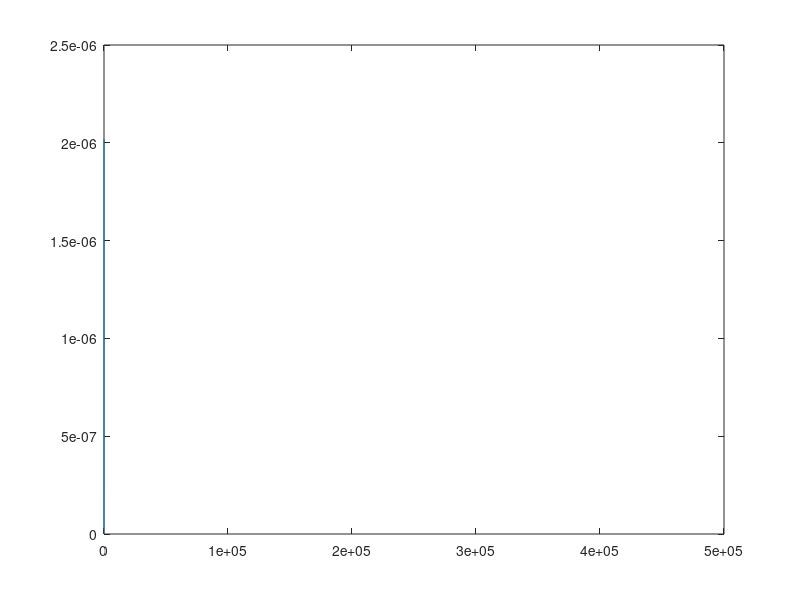
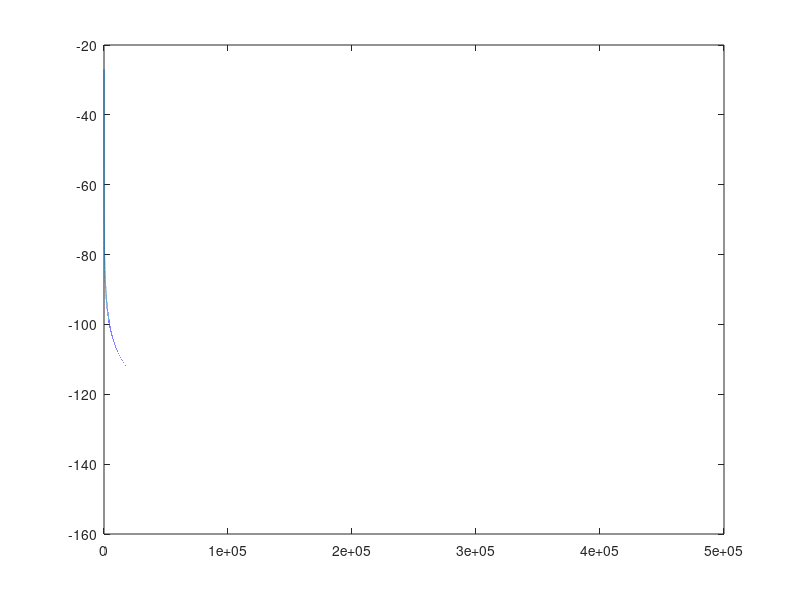
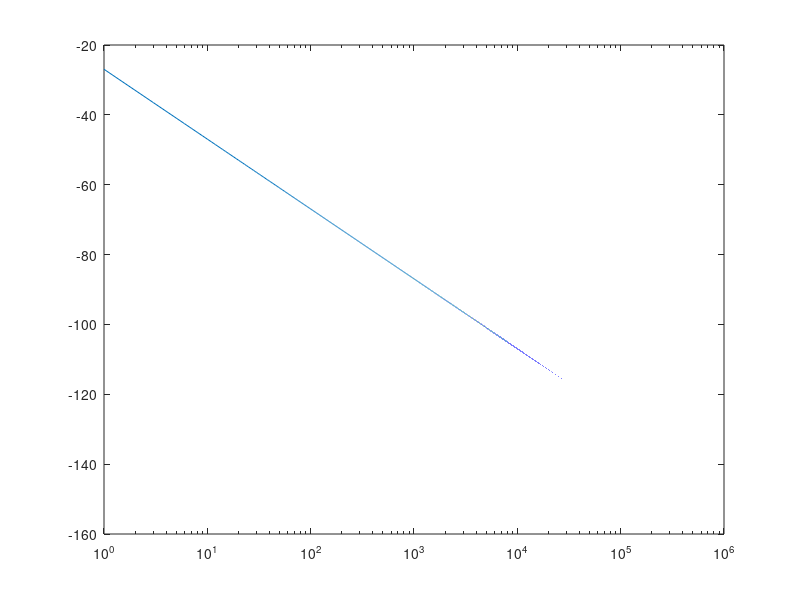
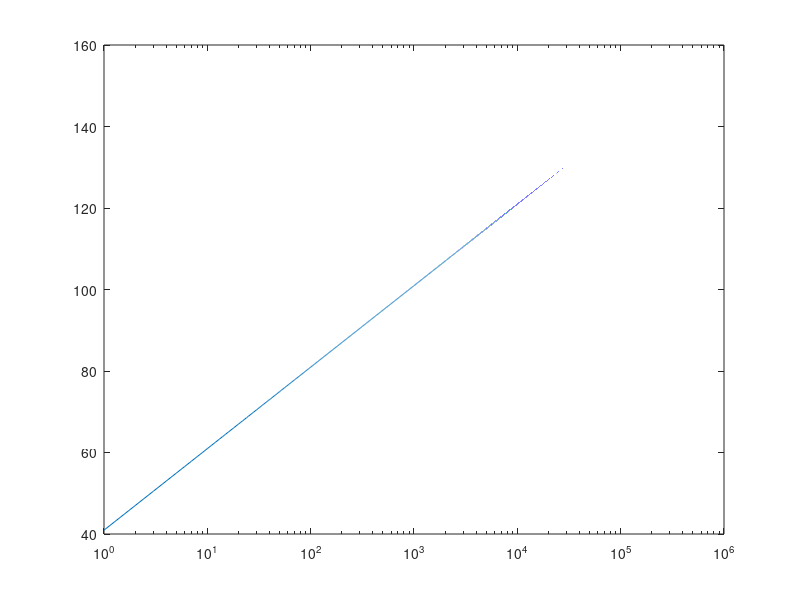

Here is the MATLAB script that generated these plots, in order:
clear all;
close all;
clc;

d = [1:1:500e3]; % vetor distancia
Pt_dBm = 14;     % potencia de transmissão
Gt_dBi = 2.55;   % ganho da antena TX
Gr_dBi = 2.55;   % ganho de antena RX
L_dB = 6;        % fator de perda do sistema
fc = 2.4e9;      % frequencia

lambda = 3e8/fc;           %comprimento de onda
Pt = 10^(Pt_dBm/10)*1e-3;
Gt = 10^(Gt_dBi/10);
Gr = 10^(Gr_dBi/10);
L = 10^(L_dB/10);

Pr = (Pt*Gr*Gt*(lambda^2))./((4*pi)^2*d.^2*L); % potencia recebida

Pr_dBm = 10*log10(Pr./1e-3);

figure(1)
plot(d,Pr);

figure(2)
plot(d,Pr_dBm);

figure(3)
semilogx(d,Pr_dBm);

PL_dB = 10*log10(Pt./Pr); %Perda de percurso - (Path Loss)

figure(4)
semilogx(d,PL_dB);